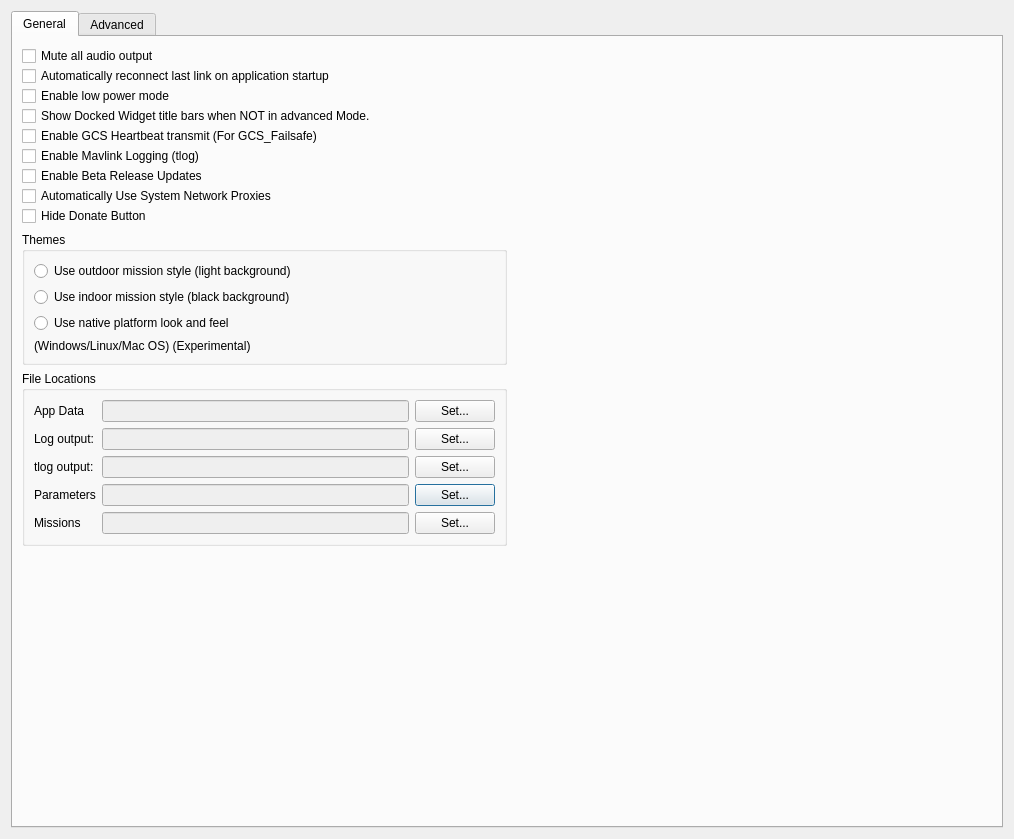
<?xml version="1.0" encoding="UTF-8"?>
<ui version="4.0">
 <class>QGCSettingsWidget</class>
 <widget class="QDialog" name="QGCSettingsWidget">
  <property name="geometry">
   <rect>
    <x>0</x>
    <y>0</y>
    <width>1014</width>
    <height>839</height>
   </rect>
  </property>
  <property name="windowTitle">
   <string>Dialog</string>
  </property>
  <layout class="QVBoxLayout" name="verticalLayout">
   <item>
    <widget class="QTabWidget" name="tabWidget">
     <property name="currentIndex">
      <number>0</number>
     </property>
     <widget class="QWidget" name="general">
      <attribute name="title">
       <string>General</string>
      </attribute>
      <attribute name="toolTip">
       <string>General Settings</string>
      </attribute>
      <layout class="QGridLayout" name="gridLayout_3">
       <item row="0" column="2">
        <spacer name="horizontalSpacer">
         <property name="orientation">
          <enum>Qt::Horizontal</enum>
         </property>
         <property name="sizeHint" stdset="0">
          <size>
           <width>40</width>
           <height>20</height>
          </size>
         </property>
        </spacer>
       </item>
       <item row="1" column="0">
        <widget class="QGroupBox" name="groupBox_2">
         <property name="title">
          <string>Themes</string>
         </property>
         <layout class="QVBoxLayout" name="verticalLayout_3">
          <item>
           <widget class="QRadioButton" name="outdoorStyle">
            <property name="text">
             <string>Use outdoor mission style (light background)</string>
            </property>
           </widget>
          </item>
          <item>
           <widget class="QRadioButton" name="indoorStyle">
            <property name="text">
             <string>Use indoor mission style (black background)</string>
            </property>
           </widget>
          </item>
          <item>
           <widget class="QRadioButton" name="nativeStyle">
            <property name="text">
             <string>Use native platform look and feel</string>
            </property>
            <property name="autoExclusive">
             <bool>true</bool>
            </property>
           </widget>
          </item>
          <item>
           <widget class="QLabel" name="label_5">
            <property name="text">
             <string>(Windows/Linux/Mac OS) (Experimental)</string>
            </property>
           </widget>
          </item>
         </layout>
        </widget>
       </item>
       <item row="2" column="0" rowspan="2">
        <widget class="QGroupBox" name="groupBox">
         <property name="title">
          <string>File Locations</string>
         </property>
         <layout class="QGridLayout" name="gridLayout">
          <item row="1" column="0">
           <widget class="QLabel" name="label">
            <property name="text">
             <string>Log output:</string>
            </property>
           </widget>
          </item>
          <item row="2" column="0">
           <widget class="QLabel" name="label_2">
            <property name="text">
             <string>tlog output:</string>
            </property>
           </widget>
          </item>
          <item row="0" column="0">
           <widget class="QLabel" name="label_3">
            <property name="text">
             <string>App Data</string>
            </property>
           </widget>
          </item>
          <item row="4" column="0">
           <widget class="QLabel" name="label_13">
            <property name="text">
             <string>Missions</string>
            </property>
           </widget>
          </item>
          <item row="0" column="1">
           <widget class="QLineEdit" name="appDataDirEdit">
            <property name="enabled">
             <bool>false</bool>
            </property>
           </widget>
          </item>
          <item row="1" column="1">
           <widget class="QLineEdit" name="logDirEdit">
            <property name="enabled">
             <bool>false</bool>
            </property>
           </widget>
          </item>
          <item row="3" column="2">
           <widget class="QPushButton" name="paramDirSetButton">
            <property name="text">
             <string>Set...</string>
            </property>
           </widget>
          </item>
          <item row="2" column="1">
           <widget class="QLineEdit" name="mavlinkLogDirEdit">
            <property name="enabled">
             <bool>false</bool>
            </property>
           </widget>
          </item>
          <item row="2" column="2">
           <widget class="QPushButton" name="mavlinkDirSetButton">
            <property name="text">
             <string>Set...</string>
            </property>
           </widget>
          </item>
          <item row="4" column="1">
           <widget class="QLineEdit" name="missionsDirEdit">
            <property name="enabled">
             <bool>false</bool>
            </property>
           </widget>
          </item>
          <item row="3" column="0">
           <widget class="QLabel" name="label_4">
            <property name="text">
             <string>Parameters</string>
            </property>
           </widget>
          </item>
          <item row="0" column="2">
           <widget class="QPushButton" name="appDirSetButton">
            <property name="text">
             <string>Set...</string>
            </property>
           </widget>
          </item>
          <item row="3" column="1">
           <widget class="QLineEdit" name="paramDirEdit">
            <property name="enabled">
             <bool>false</bool>
            </property>
           </widget>
          </item>
          <item row="1" column="2">
           <widget class="QPushButton" name="logDirSetButton">
            <property name="text">
             <string>Set...</string>
            </property>
           </widget>
          </item>
          <item row="4" column="2">
           <widget class="QPushButton" name="missionsSetButton">
            <property name="text">
             <string>Set...</string>
            </property>
           </widget>
          </item>
         </layout>
        </widget>
       </item>
       <item row="2" column="2">
        <spacer name="horizontalSpacer_3">
         <property name="orientation">
          <enum>Qt::Horizontal</enum>
         </property>
         <property name="sizeHint" stdset="0">
          <size>
           <width>40</width>
           <height>20</height>
          </size>
         </property>
        </spacer>
       </item>
       <item row="1" column="2">
        <spacer name="horizontalSpacer_2">
         <property name="orientation">
          <enum>Qt::Horizontal</enum>
         </property>
         <property name="sizeHint" stdset="0">
          <size>
           <width>40</width>
           <height>20</height>
          </size>
         </property>
        </spacer>
       </item>
       <item row="0" column="0">
        <layout class="QVBoxLayout" name="verticalLayout_2">
         <property name="spacing">
          <number>0</number>
         </property>
         <item>
          <widget class="QCheckBox" name="audioMuteCheckBox">
           <property name="text">
            <string>Mute all audio output</string>
           </property>
           <property name="icon">
            <iconset resource="../../qgroundcontrol.qrc">
             <normaloff>:/files/images/status/audio-volume-muted.svg</normaloff>:/files/images/status/audio-volume-muted.svg</iconset>
           </property>
          </widget>
         </item>
         <item>
          <widget class="QCheckBox" name="reconnectCheckBox">
           <property name="text">
            <string>Automatically reconnect last link on application startup</string>
           </property>
           <property name="icon">
            <iconset resource="../../qgroundcontrol.qrc">
             <normaloff>:/files/images/devices/network-wireless.svg</normaloff>:/files/images/devices/network-wireless.svg</iconset>
           </property>
          </widget>
         </item>
         <item>
          <widget class="QCheckBox" name="lowPowerCheckBox">
           <property name="toolTip">
            <string>Lowers all update rates to save battery power</string>
           </property>
           <property name="text">
            <string>Enable low power mode</string>
           </property>
          </widget>
         </item>
         <item>
          <widget class="QCheckBox" name="titleBarCheckBox">
           <property name="text">
            <string>Show Docked Widget title bars when NOT in advanced Mode.</string>
           </property>
           <property name="checked">
            <bool>false</bool>
           </property>
          </widget>
         </item>
         <item>
          <widget class="QCheckBox" name="heartbeatCheckBox">
           <property name="text">
            <string>Enable GCS Heartbeat transmit (For GCS_Failsafe)</string>
           </property>
          </widget>
         </item>
         <item>
          <widget class="QCheckBox" name="mavlinkLoggingCheckBox">
           <property name="text">
            <string>Enable Mavlink Logging (tlog)</string>
           </property>
          </widget>
         </item>
         <item>
          <widget class="QCheckBox" name="enableBetaReleaseCheckBox">
           <property name="text">
            <string>Enable Beta Release Updates</string>
           </property>
          </widget>
         </item>
         <item>
          <widget class="QCheckBox" name="autoProxyCheckBox">
           <property name="toolTip">
            <string>Use the system defined network proxies to download data from the Internet through a firewall.</string>
           </property>
           <property name="text">
            <string>Automatically Use System Network Proxies</string>
           </property>
           <property name="icon">
            <iconset resource="../../qgroundcontrol.qrc">
             <normaloff>:/files/images/devices/network-wireless.svg</normaloff>:/files/images/devices/network-wireless.svg</iconset>
           </property>
          </widget>
         </item>
         <item>
          <widget class="QCheckBox" name="hideDonateButtonCheckBox">
           <property name="text">
            <string>Hide Donate Button</string>
           </property>
          </widget>
         </item>
        </layout>
       </item>
       <item row="4" column="0">
        <spacer name="verticalSpacer_2">
         <property name="orientation">
          <enum>Qt::Vertical</enum>
         </property>
         <property name="sizeHint" stdset="0">
          <size>
           <width>20</width>
           <height>40</height>
          </size>
         </property>
        </spacer>
       </item>
       <item row="4" column="2">
        <spacer name="verticalSpacer">
         <property name="orientation">
          <enum>Qt::Vertical</enum>
         </property>
         <property name="sizeHint" stdset="0">
          <size>
           <width>20</width>
           <height>40</height>
          </size>
         </property>
        </spacer>
       </item>
      </layout>
      <zorder>groupBox</zorder>
      <zorder>groupBox_2</zorder>
     </widget>
     <widget class="QWidget" name="advanced">
      <attribute name="title">
       <string>Advanced</string>
      </attribute>
      <widget class="QGroupBox" name="groupBox_3">
       <property name="geometry">
        <rect>
         <x>10</x>
         <y>120</y>
         <width>501</width>
         <height>161</height>
        </rect>
       </property>
       <property name="title">
        <string>Telemetry Rates (Hz)</string>
       </property>
       <layout class="QHBoxLayout" name="horizontalLayout">
        <item>
         <layout class="QGridLayout" name="gridLayout_2">
          <item row="2" column="1">
           <widget class="QLineEdit" name="extStatusLineEdit"/>
          </item>
          <item row="1" column="2">
           <widget class="QLabel" name="label_10">
            <property name="text">
             <string>Sensor</string>
            </property>
           </widget>
          </item>
          <item row="2" column="0">
           <widget class="QLabel" name="label_8">
            <property name="text">
             <string>Status/Mode</string>
            </property>
           </widget>
          </item>
          <item row="1" column="3">
           <widget class="QLineEdit" name="rawSensorLineEdit"/>
          </item>
          <item row="1" column="1">
           <widget class="QLineEdit" name="positionLineEdit"/>
          </item>
          <item row="0" column="3">
           <widget class="QLineEdit" name="rcChannelDataLineEdit"/>
          </item>
          <item row="1" column="0">
           <widget class="QLabel" name="label_7">
            <property name="text">
             <string>Position</string>
            </property>
           </widget>
          </item>
          <item row="0" column="2">
           <widget class="QLabel" name="label_9">
            <property name="text">
             <string>RC</string>
            </property>
           </widget>
          </item>
          <item row="0" column="0">
           <widget class="QLabel" name="label_6">
            <property name="text">
             <string>Attitude (Extra1)</string>
            </property>
           </widget>
          </item>
          <item row="0" column="1">
           <widget class="QLineEdit" name="extra1LineEdit"/>
          </item>
          <item row="3" column="0">
           <widget class="QLabel" name="label_11">
            <property name="text">
             <string>Extra 2</string>
            </property>
           </widget>
          </item>
          <item row="3" column="1">
           <widget class="QLineEdit" name="extra2LineEdit"/>
          </item>
          <item row="2" column="2">
           <widget class="QLabel" name="label_12">
            <property name="text">
             <string>Extra 3</string>
            </property>
           </widget>
          </item>
          <item row="2" column="3">
           <widget class="QLineEdit" name="extra3LineEdit"/>
          </item>
         </layout>
        </item>
       </layout>
      </widget>
      <widget class="QLabel" name="label_14">
       <property name="geometry">
        <rect>
         <x>10</x>
         <y>70</y>
         <width>170</width>
         <height>25</height>
        </rect>
       </property>
       <property name="font">
        <font>
         <pointsize>8</pointsize>
        </font>
       </property>
       <property name="text">
        <string>Mavlink ID of Apm Planner</string>
       </property>
      </widget>
      <widget class="QSpinBox" name="MavlinkspinBox">
       <property name="geometry">
        <rect>
         <x>160</x>
         <y>70</y>
         <width>100</width>
         <height>25</height>
        </rect>
       </property>
       <property name="toolTip">
        <string>&lt;html&gt;&lt;head/&gt;&lt;body&gt;&lt;p&gt;Mavlink ID used by APM-Planner when communicating with the UAS. Normally there is no need to change the default.&lt;/p&gt;&lt;/body&gt;&lt;/html&gt;</string>
       </property>
       <property name="minimum">
        <number>1</number>
       </property>
       <property name="maximum">
        <number>255</number>
       </property>
       <property name="value">
        <number>252</number>
       </property>
      </widget>
      <widget class="QLabel" name="label_29">
       <property name="geometry">
        <rect>
         <x>10</x>
         <y>20</y>
         <width>511</width>
         <height>31</height>
        </rect>
       </property>
       <property name="text">
        <string>&lt;html&gt;&lt;head/&gt;&lt;body&gt;&lt;p&gt;&lt;span style=&quot; font-weight:600;&quot;&gt;After changing the settings on this page you have to restart APM Planner&lt;/span&gt;&lt;/p&gt;&lt;/body&gt;&lt;/html&gt;</string>
       </property>
      </widget>
      <widget class="QLabel" name="label_15">
       <property name="geometry">
        <rect>
         <x>340</x>
         <y>60</y>
         <width>180</width>
         <height>50</height>
        </rect>
       </property>
       <property name="font">
        <font>
         <pointsize>8</pointsize>
        </font>
       </property>
       <property name="text">
        <string>&lt;html&gt;&lt;head/&gt;&lt;body&gt;Mavlink component ID&lt;br/&gt;when uploading waypoints&lt;/body&gt;&lt;/html&gt;</string>
       </property>
      </widget>
      <widget class="QSpinBox" name="ComponentspinBox">
       <property name="geometry">
        <rect>
         <x>500</x>
         <y>70</y>
         <width>100</width>
         <height>25</height>
        </rect>
       </property>
       <property name="toolTip">
        <string>&lt;html&gt;&lt;head/&gt;&lt;body&gt;&lt;p&gt;Component ID used by APM-Planner when uploading waypoints to a UAS. Normally there is no need to change the default.&lt;/p&gt;&lt;/body&gt;&lt;/html&gt;</string>
       </property>
       <property name="minimum">
        <number>1</number>
       </property>
       <property name="maximum">
        <number>255</number>
       </property>
       <property name="value">
        <number>190</number>
       </property>
      </widget>
     </widget>
    </widget>
   </item>
  </layout>
 </widget>
 <resources>
  <include location="../../qgroundcontrol.qrc"/>
 </resources>
 <connections/>
</ui>
